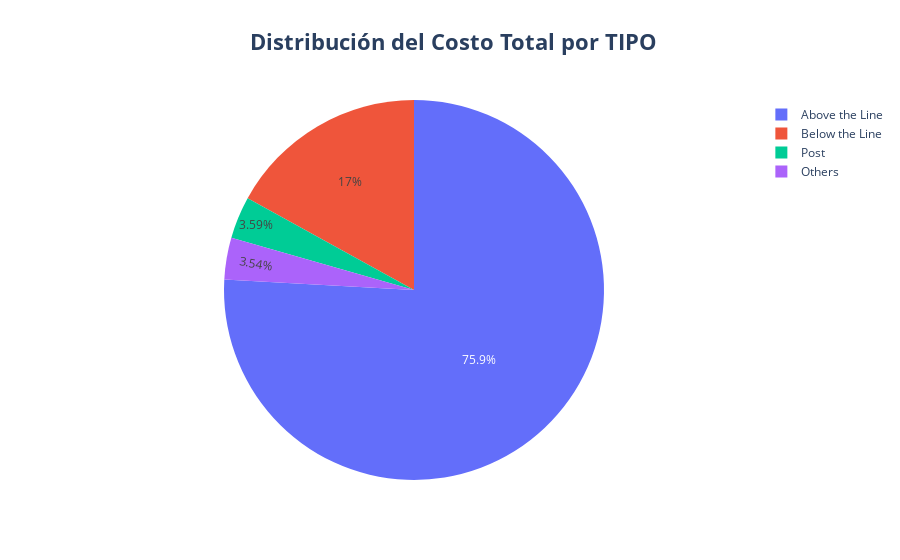

Notebook code cell kept with this figure:
### Code cell
tipo_cost = df.groupby('TIPO')['COST TO DATE'].sum().reset_index()

fig = px.pie(tipo_cost, values='COST TO DATE', names='TIPO',title='Distribución del Costo Total por TIPO')  

fig.update_layout(title={'text': "<b> Distribución del Costo Total por TIPO</b>", 'x':0.5}, title_font_size=22)

fig.show()

### Figure 1 — Plotly figure (JSON) as saved in the notebook; plotly's stock layout.template omitted (floating-point values rounded to 4 significant figures)
{"data": [{"domain": {"x": [0, 1], "y": [0, 1]}, "hovertemplate": "TIPO=%{label}<br>COST TO DATE=%{value}<extra></extra>", "labels": ["Above the Line", "Below the Line", "Others", "Post"], "legendgroup": "", "name": "", "showlegend": true, "type": "pie", "values": [305900000.0, 68430000.0, 14270000.0, 14490000.0]}], "layout": {"legend": {"tracegroupgap": 0}, "title": {"font": {"size": 22}, "text": "<b> Distribución del Costo Total por TIPO</b>", "x": 0.5}}}
